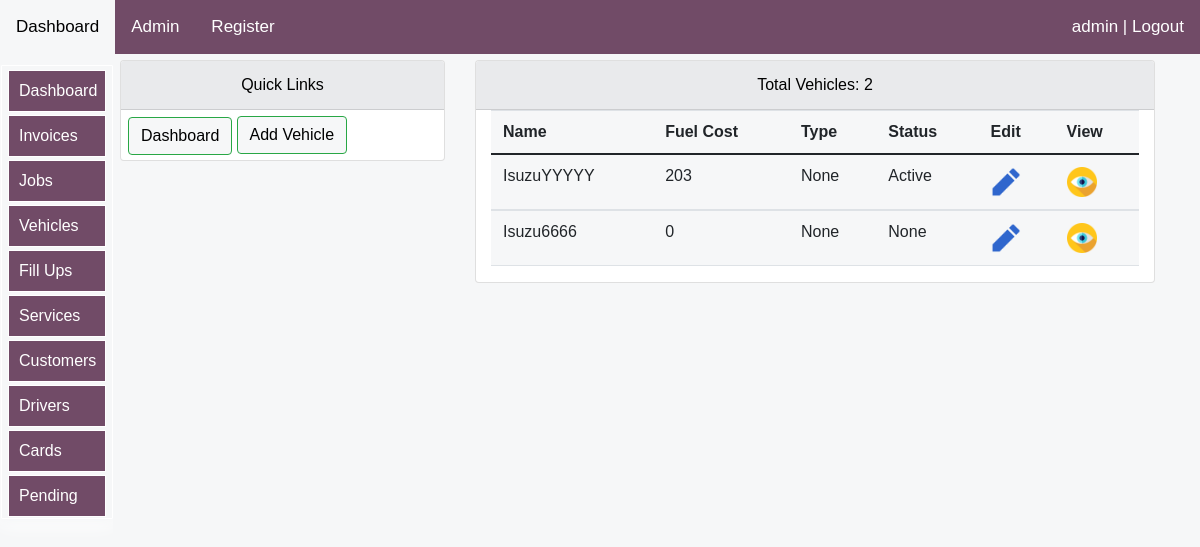
The app's page /logistics/vehicles (signed in), older data.
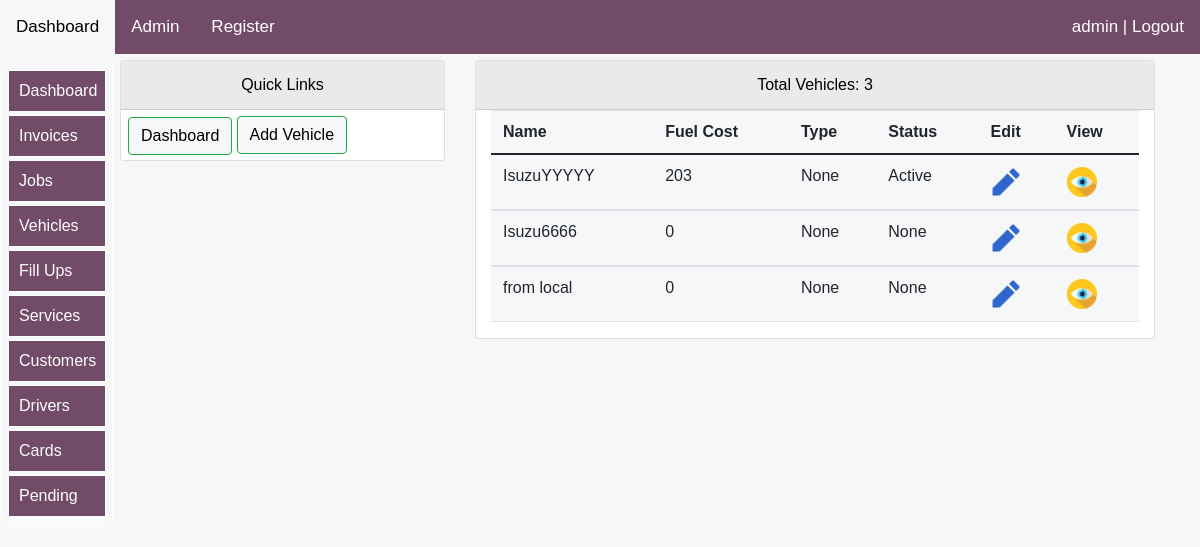
The same page, newer data.
### logistics/models.py (models this page shows, shortened)
class AlwenVehiclesModel(models.Model):
    vehicle_image=models.ImageField(upload_to='logistics/images/vehicles/%Y/',null=True, blank=True)#save according to year
    vehicle_name = models.CharField(max_length=30, blank=True, null=True)
    vehicle_make = models.CharField(max_length=30, blank=True, null=True)
    vehicle_model = models.CharField(max_length=30, blank=True, null=True)
    year = models.CharField(max_length=30, blank=True, null=True)
    starting_odometer = models.IntegerField(default=0,blank=True,null=True)
    primary_meter = models.CharField(max_length=30, blank=True, null=True,choices=primary_meter_options,default='Kilometers')
    vehicle_type = models.CharField(max_length=30, blank=True, null=True,choices=vehicle_type_options)
    vehicle_status = models.CharField(max_length=30, blank=True, null=True,choices=vehicle_status_options)
    mydocument=models.FileField(upload_to='myfiles/',null=True, blank=True)
    oil_type= models.CharField(max_length=30, blank=True, null=True,choices=oil_options)
    oil_capacity=models.CharField(blank=True,null=True,max_length=30)
    operator=models.ForeignKey(AlwenDriversModel,on_delete=models.SET_NULL,blank=True,null=True)
    fuel_usage= models.IntegerField(null=True, blank=True,default=0)
    comments=models.CharField(blank=True,null=True,max_length=30)
    date=models.DateField(blank=True,null=True,auto_now_add=True)

### logistics/views.py (the view)
# urls.py: path('vehicles', views.vehicles, name="vehicles"),#this is the home page
@login_required(login_url='login:loginpage')
def vehicles(request):
    title="vehicles"
    form=AddVehicleDetailsForm(request.POST, request.FILES)
    vehicles = AlwenVehiclesModel.objects.all()
    total=AlwenVehiclesModel.objects.count()
    if request.method == 'POST':
        form=AddVehicleDetailsForm(request.POST, request.FILES)
        if form.is_valid():
            form.save()
            return redirect('logistics:vehicles')
    else:
        form=AddVehicleDetailsForm()
    context={
        "vehicles":vehicles,
        "form":form,
        "title":title,
        "total":total,
    }
    return render(request,'logistics/vehicles.html',context)

### logistics/models.py (called while the page is built)
    def __str__(self):
        return '{}'.format(self.name)

### logistics/templates/logistics/vehicles.html (shortened to what this page needs)
{% extends 'bases/base.html'%}
{% load static %}
{% load crispy_forms_tags %}
{% block style %}
<link href="{% static 'css/bootstrap.min.css' %}" rel="stylesheet">
<link rel="stylesheet" href="https://use.fontawesome.com/releases/v5.15.2/css/all.css"
>
<link rel="stylesheet" href="https://cdn.jsdelivr.net/npm/bootstrap@4.6.0/dist/css/bootstrap.min.css"
>
   {%endblock%}
   {% block body %}
<div class="container">
    <div class="row mt-12" >
<div class="col-md-4">
    <div class="card">
        <div id="allif-section-headers" class="card-header ">
            Quick Links
        </div>
        <div >
      <a  href="{% url 'logistics:logistics-dashboard' %}">
      <button id="allif-link-buttons" type="button" class="btn btn-success mybuttonlinks" >
      Dashboard</button></a>
      <a href="#myModal" data-toggle="modal" data-target="#myModal"> <button id="allif-link-buttons" class="btn btn-success" >
        Add Vehicle</button></a>
      </div>
            </div>
        </div>
    <div class="col-md-8">
        <div class="card">
            <div id="allif-section-headers" class="card-header">
               Total Vehicles: {{total}}
            </div>
            <div class="col-md-12">
        <table class="table">
          <thead>
            <tr>
              <th scope="col">Name</th>
              <th scope="col">Fuel Cost</th>
              <th scope="col">Type</th>
              <th scope="col">Status</th>
              <th scope="col">Edit</th>
              <th scope="col">View</th>
            </tr>
          </thead>
          {% for vehicle in vehicles %}
          <tbody>
            <tr>
            <td>{{vehicle.vehicle_name}}</td>
            <td>
              {{vehicle.fuel_usage}}
            </td>
            <td>{{vehicle.vehicle_type}}</td>
            <td>{{vehicle.vehicle_status}}</td>
              <td> <a href="{% url 'logistics:update_vehicle_details' vehicle.id %}"><img src="{% static 'images/edit.png'%}" width="30"></a>
            <td> <a href="{% url 'logistics:alwen_vehicle_details' vehicle.id %}"><img src="{% static 'images/view.png'%}" width="30"></a>
          </tr>
            {% endfor %}
          </tbody>
        </table>
            </div>
        </div></div></div>
</div>
   {% endblock %}

### logistics/templates/bases/base.html (shortened to what this page needs)
<DOCTYPE html>
    <head>
        {% block style %}
        {% endblock %}
    </head>
    <body>
        {% include 'bases/log-topnavbar.html' %}
        {% include 'bases/log-sidenavbar.html' %}
        {% block body %}
        {% endblock %}
    </body>
<html>

### logistics/templates/bases/log-topnavbar.html (shortened to what this page needs)
    <div class="topnav" id="myTopnav">
      <a  href="{% url 'logistics:logistics-dashboard' %}">Dashboard </a>
      {% if request.user.is_superuser %}
      <a href="/admin">Admin</a>
      <a href="{% url 'login:registerpage' %}">Register</a>
      {% endif %}
    {% if user.is_authenticated %}
    <a href="{% url 'login:logout' %}" style="float: right;">{{user}} | Logout</a>
            {% else %}
            <a href="{% url 'login:loginpage' %}" style="float: right;">Login</a>
        {% endif %}
    </div>

### logistics/templates/bases/log-sidenavbar.html (shortened to what this page needs)
 <div style="height:60px;"></div>
 <div class="mysidenavclass">
    <button id="sidebutton">
    <a  href="{% url 'logistics:logistics-dashboard' %}">Dashboard </a>
    <a href="{% url 'logistics:alwen_invoices'%}">Invoices</a>
    <a href="{% url 'logistics:alwen_jobs_list'%}">Jobs</a>
    <a href="{% url 'logistics:vehicles' %}">Vehicles</a>
    <a href="{% url 'logistics:fill_ups' %}">Fill Ups</a>
    <a href="{% url 'logistics:services'%}" class="active">Services</a>
    <a href="{% url 'logistics:logistics-customers' %}">Customers</a>
    <a href="{% url 'logistics:add_show_drivers' %}">Drivers</a>
    <a href="{% url 'logistics:cards' %}">Cards</a>
    <a href="">Pending</a>
    </button>
  </div>

### logistics/templates/logistics/vehicles.html (style rules this page uses)
body { font-size: 2rem; opacity: 1; position:sticky; overflow: auto; text-align: left; max-width: 100%; background-color: #F6F7F8; margin: auto; padding: auto; }
.container { background-color: #F6F7F8; }
table { background-color: #F6F7F8; }
.mybuttonlinks { margin-top: 7px; margin-left: 7px; margin-bottom: 5px; }
#allif-section-headers { background-color: #e9eaec; color: black; font-size: 16px; text-align: center; }
#allif-link-buttons { background-color: #F6F7F8; color: black; }
@media screen and (min-width:1000px) and (max-width:2000px) { .container { margin-top: 10px; display: block; font-size: 0.95rem; margin-left:auto ; margin-right: auto; margin: auto; padding-left: 90px; } }

### logistics/templates/bases/log-topnavbar.html (style rules this page uses)
body { margin: 0; font-family: Arial, Helvetica, sans-serif; }
.topnav { background-color: #714b67;; position: fixed; width: 100%; z-index:10; overflow:auto; margin-right: 0; right: 0; color: white; }
.topnav a { float: left; display: block; color: white; text-align: center; padding: 14px 16px; text-decoration: none; font-size: 17px; }

### logistics/templates/bases/log-sidenavbar.html (style rules this page uses)
:root { --sidebar_font_size:1.0rem; }
.mysidenavclass { width: auto; position: fixed; z-index: 10; }
.mysidenavclass a { padding: 8px 8px 8px 10px; text-decoration: none; font-size: 2rem; color: white; display: block; transition: 0.3s; background-color: #714b67; border: 1px solid #FFF; text-align: left; }
#sidebutton { background-color: #F6F7F8; margin-left: 1px; border: 1px solid #FFF; float: left; box-shadow: 0 4px 8px 0 #F6F7F8, 0 6px 20px 0 #FFF; margin-top : 0px; border-radius: 1px; padding : auto; overflow: auto; text-overflow: ellipsis; }
@media screen and (min-width:1000px) and (max-width:2000px) { .mysidenavclass a { padding: 8px 8px 8px 10px; text-decoration: none; font-size: var(--sidebar_font_size); color: white; display: block; transition: 0.3s; background-color: #714b67; border: 1px solid #FFF; text-align: left; overflow: auto; margin-top: 3px; } }
@media screen and (min-width:1000px) and (max-width:2000px) { .mysidenavclass { overflow-y: auto; max-height: calc(100vh - 5rem); top: 65px; bottom: 0 } }

Row changes from the older to the newer data that the page shows:
added AlwenVehiclesModel: vehicle_name "from local", fuel_usage "0", vehicle_type "None", vehicle_status "None"
Text that changed along with them:
{{ total }}: "2" → "3"
